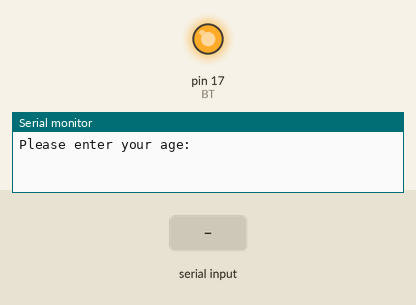
Bench run of a sketch on a simulated Arduino Uno, built with avr-gcc and run on an emulated ATmega328P. On the bench: output pins drawn as LEDs (lit = HIGH), the last lines printed to the serial monitor. Inputs (shaded band) come from the test bench.

Above: at 1.2 s.
1.3 s: "90,45\n" received over Serial
At 2.4 s:
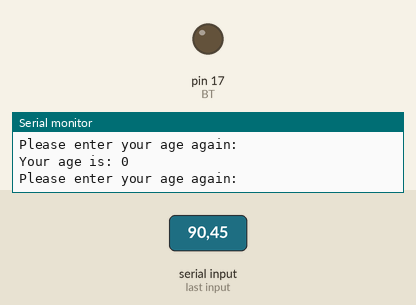
Timing chart, 0 to 4.3 s (numbered marks = the images above; inputs shaded):
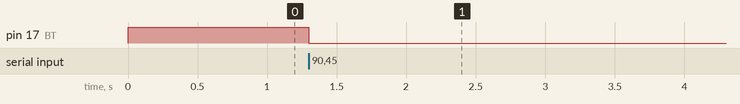

The sketch:

lab2.1.3.ino
```cpp
int age = 0;
const int BT = 17;
void setup() {
    pinMode(BT, OUTPUT);
    Serial.begin(115200);
    Serial.println("Please enter your age:");
    digitalWrite(BT,HIGH);
}

void loop() {
    if (Serial.available() > 0) {
        digitalWrite(BT, LOW);
        age = Serial.parseInt();

        Serial.print("Your age is: ");
        Serial.println(age);

        Serial.println("Please enter your age again:");
    }
}
```

Measured:
- after the input at 1.3 s, pin 17 (BT): HIGH → LOW at once
